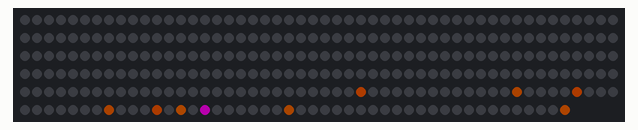
Recording of a sketch running on a simulated Arduino Uno, built for the host (arithmetic inside an expression is 32-bit, double 64-bit). On the bench: 296 RGB LEDs in strip order, left to right, continuing on the next row. Dim RGB values are drawn brighter than linear; colours are those a GRB WS2812 strip shows for the declared byte order; random numbers use the default seed unless the sketch sets one.

Above: at 2.11 s.

The sketch:

Explosions.ino
```cpp
#include "FastLED.h"

#define LED_DT 6
#define COLOR_ORDER BRG
#define LED_TYPE WS2812
#define NUM_LEDS 296

#define MAX_EXPLOSIONS 2

uint8_t max_bright = 100;
struct CRGB leds[NUM_LEDS];

float resistance = .01f;
float brightnessDecrease = 1.2;
float explosionSize = .15f;
float chanceOfSpawn = .1; // % each tick (.01 > 100%)

#define NUM_COLORS 2
int colors[] = {230, 60};

#define PARTICLE_SIZE 12

class Dot
{
public:
    int color;
    float speed, position, brightness;
    int direction; // -1 Left, 1 Right
    bool alive;
    Dot()
    {
        this->alive = false;
    };
    Dot(int position, int direction, float speed, int color = 0)
    {
        this->alive = true;
        this->position = position;
        this->direction = direction;
        this->speed = speed + (random(-3, 3));
        this->color = color + random(-2, 2);
        this->brightness = 255 - random(20);

        if (this->speed <= 0)
            this->speed = .5;
    };

    void Run()
    {
        if (this->speed > 0)
            this->position += this->speed * explosionSize * this->direction;

        this->speed -= resistance * explosionSize;
        this->brightness -= brightnessDecrease;

        if (this->brightness > 0)
        {
            if (this->position > 0 && this->position < NUM_LEDS)
                leds[this->GetPosition()] = CHSV(this->GetColor(), 255, this->brightness);
        }
        else
        {
            this->alive = false;
        }
    };

    int GetPosition()
    {
        return round(this->position);
    };

    int GetBrightness()
    {
        return this->brightness >= 0 ? round(this->brightness) : 0;
    };

    int GetColor()
    {
        return this->color;
    };
};

class Explosion
{
public:
    Dot dots[PARTICLE_SIZE];
    bool alive;
    bool epxloded;
    float speed, flicker;

    float position, origin;
    int destination, color;

    Explosion()
    {
        this->alive = false;
    };
    Explosion(int position, int color)
    {
        this->position = position > NUM_LEDS / 2 ? NUM_LEDS - 1 : 0;
        this->destination = position;
        this->alive = true;
        this->epxloded = false;
        this->color = color;
        this->speed = 1;
        this->origin = this->position;
        this->flicker = 1;
    };

    void Explode()
    {
        this->epxloded = true;
        for (int i = 0; i < PARTICLE_SIZE; i++)
        {
            if (random(5) > 1)
                dots[i] = Dot(this->position, i < PARTICLE_SIZE / 2 ? 1 : -1, i < PARTICLE_SIZE / 2 ? (PARTICLE_SIZE / 2) - i : PARTICLE_SIZE - i, this->color);
        }
    };

    void Run()
    {
        if (!this->alive)
            return;

        if (!this->epxloded)
        {
            if (this->speed <= .08)
            {
                this->Explode();
            }
            else
            {
                /* this->flicker -= .01;
                if (this->flicker < 0)
                    this->flicker = 1; */

                float distance = abs(this->position - this->destination);
                float originalDistance = abs(this->origin - this->destination);
                float progress = distance / originalDistance;

                speed = sin((progress * PI) / 2);

                this->position += this->speed * (this->position - this->destination > 0 ? -1 : 1);
                if (this->position > 0 && this->position < NUM_LEDS)
                    leds[round(this->position)] = CHSV(this->color, 255, 255 * flicker);
            }
        }
        else
        {
            bool alive = false;
            for (int i = 0; i < PARTICLE_SIZE; i++)
            {
                if (dots[i].alive)
                {
                    dots[i].Run();
                    alive = true;
                }
            }
            if (!alive)
                this->alive = false;
        }
    };
};

Explosion explosions[MAX_EXPLOSIONS];

void setup()
{
    Serial.begin(115200);
    delay(1000);
    LEDS.addLeds<LED_TYPE, LED_DT, COLOR_ORDER>(leds, NUM_LEDS);
    FastLED.setBrightness(max_bright);
    FastLED.setMaxPowerInVoltsAndMilliamps(5, 1000);
}

void loop()
{

    for (int i = 0; i < MAX_EXPLOSIONS; i++)
    {
        if (!explosions[i].alive && random(10000) / 100 < chanceOfSpawn)
        {

            int color = colors[random(NUM_COLORS)];
            explosions[i] = Explosion(round(random(NUM_LEDS)), color);
        }
    }

    FastLED.clear();

    for (int i = 0; i < MAX_EXPLOSIONS; i++)
    {
        explosions[i].Run();
    }

    FastLED.show();
}
```
